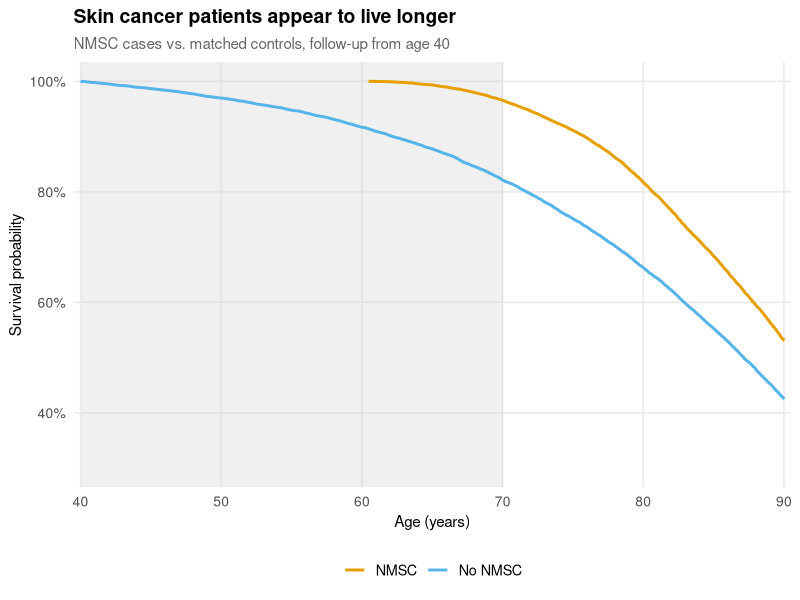
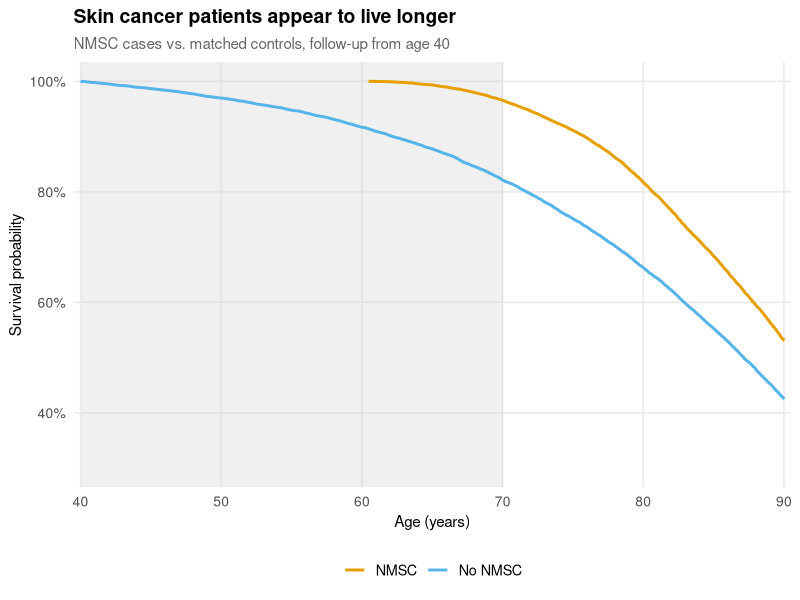
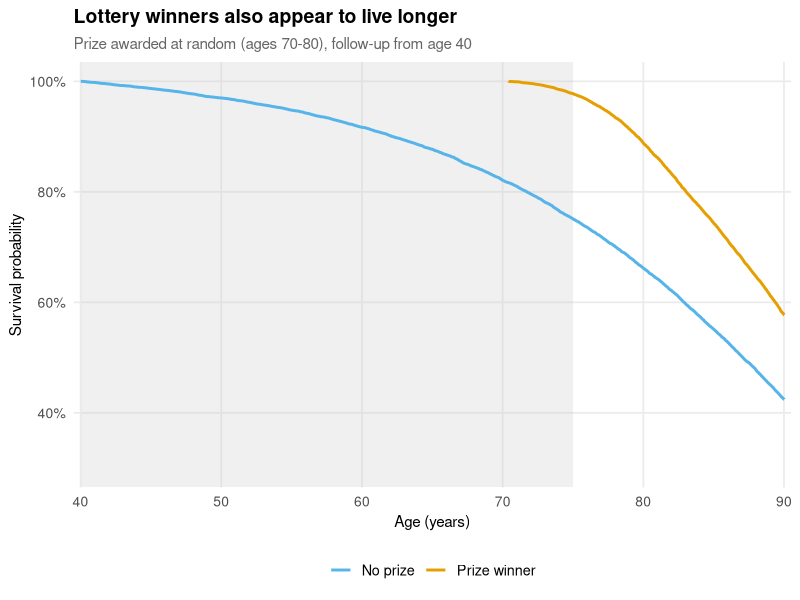
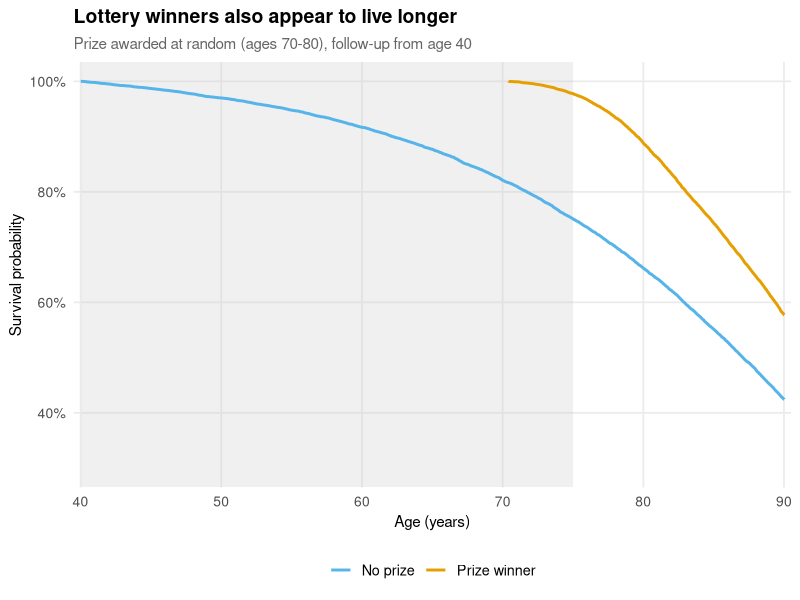
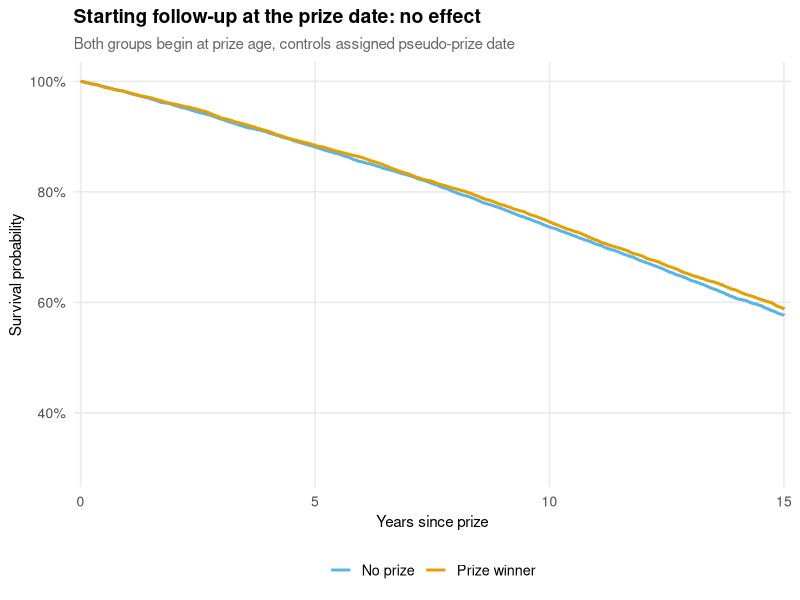
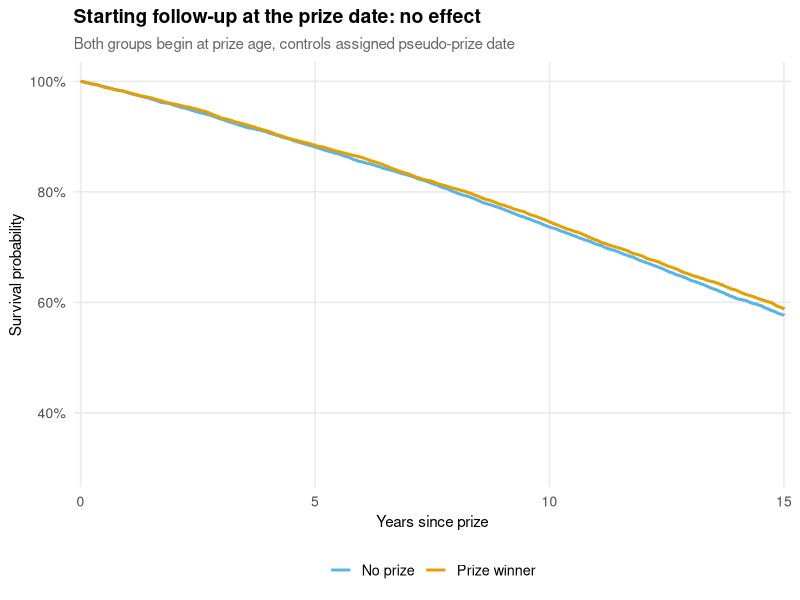

Recreate these plots in R, in order.
# =============================================================================
# Immortal Time Bias: Three Separate Figures
# Author: Ólafur B Davíðsson, PhD — Frameshift
# Date: 2026-03-26
#
# Reference: Brøndum-Jacobsen et al., Int J Epidemiol, 42(5):1486–1496, 2013
# DOI: 10.1093/ije/dyt168
# =============================================================================
#
# Produces three figures:
#   figures/fig1_nmsc.png       — NMSC study design, biased (ages 60–80)
#   figures/fig2_prize.png      — Prize analogy, biased (ages 70–80)
#   figures/fig3_correct.png    — Correct analysis from prize date
#
# Mortality: Gompertz model calibrated to Danish adult life tables
#   h(t) = a * exp(b * t), t = years since age 40
#   a = 0.00195, b = 0.0685
#   → age 40: 0.002/yr, age 70: 0.015/yr, age 80: 0.030/yr
# =============================================================================

# --- Packages ----------------------------------------------------------------
library(ggplot2)
library(dplyr)
library(survival)
library(broom)

# --- Parameters --------------------------------------------------------------
set.seed(42)

n_pairs    <- 20000   # matched case-control pairs
max_age    <- 90      # administrative censoring age

gompertz_a <- 0.00195
gompertz_b <- 0.0685

# NMSC: typically diagnosed ages 60–80
nmsc_dx_min <- 60
nmsc_dx_max <- 80

# Prize: awarded ages 70–80 (shifted to maximise immortal time window)
prize_min   <- 70
prize_max   <- 80

# --- Shared colour palette (colorblind-friendly) ----------------------------
col_exposed   <- "#E69F00"   # orange — cases / prize winners
col_unexposed <- "#56B4E9"   # blue   — controls
col_immortal  <- "#CCCCCC"   # grey   — immortal time shading

# --- Helper: simulate age at death via Gompertz inverse CDF -----------------
sim_death_age <- function(n, a = gompertz_a, b = gompertz_b, entry_age = 40) {
  u <- runif(n)
  t <- (1 / b) * log(1 - (b / a) * log(1 - u))
  entry_age + pmax(t, 0)
}

# --- Shared ggplot theme -----------------------------------------------------
theme_fs <- function() {
  theme_minimal(base_size = 13) +
    theme(
      plot.title        = element_text(face = "bold", size = 14),
      plot.subtitle     = element_text(size = 11, color = "grey40"),
      plot.caption      = element_text(size = 9,  color = "grey55", hjust = 0.5),
      panel.grid.minor  = element_blank(),
      axis.title        = element_text(size = 11),
      axis.text         = element_text(size = 10),
      plot.background   = element_rect(fill = "transparent", color = NA),
      panel.background  = element_rect(fill = "transparent", color = NA),
      legend.background = element_rect(fill = "transparent", color = NA),
      legend.key        = element_rect(fill = "transparent", color = NA)
    )
}

# =============================================================================
# Simulate cohort
# =============================================================================

death_age_case    <- sim_death_age(n_pairs)
death_age_control <- sim_death_age(n_pairs)

obs_age_case    <- pmin(death_age_case,    max_age)
obs_age_control <- pmin(death_age_control, max_age)

event_case    <- as.integer(death_age_case    <= max_age)
event_control <- as.integer(death_age_control <= max_age)

# NMSC diagnosis age: uniform [60, 80]
nmsc_dx_age <- runif(n_pairs, nmsc_dx_min, nmsc_dx_max)
got_nmsc    <- as.integer(nmsc_dx_age <= obs_age_case)

# Prize age: uniform [70, 80]
prize_age   <- runif(n_pairs, prize_min, prize_max)
got_prize   <- as.integer(prize_age <= obs_age_case)

cat(sprintf("Cohort: %s matched pairs\n", format(n_pairs, big.mark = ",")))
cat(sprintf("NMSC diagnoses received: %s (%.1f%%)\n",
            sum(got_nmsc), 100 * mean(got_nmsc)))
cat(sprintf("Prizes received:         %s (%.1f%%)\n\n",
            sum(got_prize), 100 * mean(got_prize)))

# =============================================================================
# Figure 1: NMSC study design (biased)
# =============================================================================

nmsc_cases <- data.frame(
  time  = obs_age_case[got_nmsc == 1] - 40,
  event = event_case[got_nmsc == 1],
  group = "NMSC"
)
nmsc_controls <- data.frame(
  time  = obs_age_control[got_nmsc == 1] - 40,
  event = event_control[got_nmsc == 1],
  group = "No NMSC"
)
nmsc_data <- bind_rows(nmsc_cases, nmsc_controls) |>
  mutate(group = factor(group, levels = c("No NMSC", "NMSC")))

nmsc_fit <- survfit(Surv(time, event) ~ group, data = nmsc_data)
nmsc_cox <- coxph(Surv(time, event) ~ group, data = nmsc_data)
nmsc_hr  <- exp(coef(nmsc_cox))
nmsc_lo  <- exp(confint(nmsc_cox))[1]
nmsc_hi  <- exp(confint(nmsc_cox))[2]

cat(sprintf("=== Figure 1: NMSC (biased) ===\n"))
cat(sprintf("  HR = %.3f  [95%% CI: %.3f–%.3f]  (paper: 0.52)\n\n",
            nmsc_hr, nmsc_lo, nmsc_hi))

nmsc_km        <- tidy(nmsc_fit)
immortal_nmsc  <- mean(c(nmsc_dx_min, nmsc_dx_max)) - 40  # ~30 yrs

p1 <- ggplot(nmsc_km, aes(x = time, y = estimate, color = strata)) +
  annotate("rect",
           xmin = 0, xmax = immortal_nmsc,
           ymin = -Inf, ymax = Inf,
           fill = col_immortal, alpha = 0.30) +
  geom_step(linewidth = 1.0) +
  scale_color_manual(
    values = c("group=No NMSC" = col_unexposed, "group=NMSC" = col_exposed),
    labels = c("group=No NMSC" = "No NMSC", "group=NMSC" = "NMSC"),
    name   = NULL
  ) +
  scale_x_continuous(limits = c(0, 50),
                     breaks = seq(0, 50, 10),
                     labels = function(x) x + 40,
                     expand = c(0.01, 0)) +
  scale_y_continuous(limits = c(0.30, 1.0),
                     labels = scales::percent_format(accuracy = 1)) +
  labs(
    title    = "Skin cancer patients appear to live longer",
    subtitle = "NMSC cases vs. matched controls, follow-up from age 40",
    x        = "Age (years)",
    y        = "Survival probability",
    caption  = NULL
  ) +
  theme_fs() +
  theme(legend.position = "bottom",
        legend.key = element_blank())

dir.create("figures", showWarnings = FALSE)
ggsave("figures/fig1_nmsc.png", p1, width = 8, height = 5, dpi = 300, bg = "transparent")
ggsave("figures/fig1_nmsc.pdf", p1, width = 8, height = 5, bg = "white")
cat("Saved figures/fig1_nmsc.png + .pdf\n\n")

# =============================================================================
# Figure 2: Prize analogy (biased)
# =============================================================================

prize_cases <- data.frame(
  time  = obs_age_case[got_prize == 1] - 40,
  event = event_case[got_prize == 1],
  group = "Prize winner"
)
prize_controls <- data.frame(
  time  = obs_age_control[got_prize == 1] - 40,
  event = event_control[got_prize == 1],
  group = "No prize"
)
prize_data <- bind_rows(prize_cases, prize_controls) |>
  mutate(group = factor(group, levels = c("No prize", "Prize winner")))

prize_fit <- survfit(Surv(time, event) ~ group, data = prize_data)
prize_cox <- coxph(Surv(time, event) ~ group, data = prize_data)
prize_hr  <- exp(coef(prize_cox))
prize_lo  <- exp(confint(prize_cox))[1]
prize_hi  <- exp(confint(prize_cox))[2]

cat(sprintf("=== Figure 2: Prize (biased) ===\n"))
cat(sprintf("  HR = %.3f  [95%% CI: %.3f–%.3f]  (no biology)\n\n",
            prize_hr, prize_lo, prize_hi))

prize_km       <- tidy(prize_fit)
immortal_prize <- mean(c(prize_min, prize_max)) - 40  # ~35 yrs

p2 <- ggplot(prize_km, aes(x = time, y = estimate, color = strata)) +
  annotate("rect",
           xmin = 0, xmax = immortal_prize,
           ymin = -Inf, ymax = Inf,
           fill = col_immortal, alpha = 0.30) +
  geom_step(linewidth = 1.0) +
  scale_color_manual(
    values = c("group=No prize" = col_unexposed, "group=Prize winner" = col_exposed),
    labels = c("group=No prize" = "No prize", "group=Prize winner" = "Prize winner"),
    name   = NULL
  ) +
  scale_x_continuous(limits = c(0, 50),
                     breaks = seq(0, 50, 10),
                     labels = function(x) x + 40,
                     expand = c(0.01, 0)) +
  scale_y_continuous(limits = c(0.30, 1.0),
                     labels = scales::percent_format(accuracy = 1)) +
  labs(
    title    = "Lottery winners also appear to live longer",
    subtitle = "Prize awarded at random (ages 70-80), follow-up from age 40",
    x        = "Age (years)",
    y        = "Survival probability",
    caption  = NULL
  ) +
  theme_fs() +
  theme(legend.position = "bottom",
        legend.key = element_blank())

ggsave("figures/fig2_prize.png", p2, width = 8, height = 5, dpi = 300, bg = "transparent")
ggsave("figures/fig2_prize.pdf", p2, width = 8, height = 5, bg = "white")
cat("Saved figures/fig2_prize.png + .pdf\n\n")

# =============================================================================
# Figure 3: Correct analysis — follow-up from prize date
# =============================================================================

idx <- which(got_prize == 1)

# Cases: follow-up from prize age
correct_cases <- data.frame(
  pair  = idx,
  time  = obs_age_case[idx] - prize_age[idx],
  event = event_case[idx],
  group = "Prize winner"
)

# Controls: pseudo-prize at the same age as their matched case
# Exclude controls who died before their pseudo-prize date
alive_at_pseudo <- death_age_control[idx] > prize_age[idx]

correct_controls <- data.frame(
  pair  = idx[alive_at_pseudo],
  time  = obs_age_control[idx[alive_at_pseudo]] - prize_age[idx[alive_at_pseudo]],
  event = event_control[idx[alive_at_pseudo]],
  group = "No prize"
)
correct_cases <- correct_cases[alive_at_pseudo, ]

correct_data <- bind_rows(correct_cases, correct_controls) |>
  mutate(group = factor(group, levels = c("No prize", "Prize winner")))

correct_fit <- survfit(Surv(time, event) ~ group, data = correct_data)
correct_cox <- coxph(Surv(time, event) ~ group, data = correct_data)
correct_hr  <- exp(coef(correct_cox))
correct_lo  <- exp(confint(correct_cox))[1]
correct_hi  <- exp(confint(correct_cox))[2]
correct_p   <- summary(correct_cox)$coefficients[, "Pr(>|z|)"]

cat(sprintf("=== Figure 3: Correct analysis ===\n"))
cat(sprintf("  HR = %.3f  [95%% CI: %.3f–%.3f]  p = %.3f\n\n",
            correct_hr, correct_lo, correct_hi, correct_p))

correct_km  <- tidy(correct_fit)
max_follow  <- max_age - mean(c(prize_min, prize_max))  # ~15 yrs

p3 <- ggplot(correct_km, aes(x = time, y = estimate, color = strata)) +
  geom_step(linewidth = 1.0) +
  scale_color_manual(
    values = c("group=No prize" = col_unexposed, "group=Prize winner" = col_exposed),
    labels = c("group=No prize" = "No prize", "group=Prize winner" = "Prize winner"),
    name   = NULL
  ) +
  scale_x_continuous(limits = c(0, max_follow),
                     breaks = seq(0, max_follow, 5),
                     expand = c(0.01, 0)) +
  scale_y_continuous(limits = c(0.30, 1.0),
                     labels = scales::percent_format(accuracy = 1)) +
  labs(
    title    = "Starting follow-up at the prize date: no effect",
    subtitle = "Both groups begin at prize age, controls assigned pseudo-prize date",
    x        = "Years since prize",
    y        = "Survival probability",
    caption  = NULL
  ) +
  theme_fs() +
  theme(legend.position = "bottom",
        legend.key = element_blank())

ggsave("figures/fig3_correct.png", p3, width = 8, height = 5, dpi = 300, bg = "transparent")
ggsave("figures/fig3_correct.pdf", p3, width = 8, height = 5, bg = "white")
cat("Saved figures/fig3_correct.png + .pdf\n\n")

# =============================================================================
# Summary
# =============================================================================
cat("=== Summary ===\n")
cat(sprintf("  NMSC study (biased):      HR = %.3f  [paper: 0.52]\n", nmsc_hr))
cat(sprintf("  Prize analogy (biased):   HR = %.3f  [no biology]\n",  prize_hr))
cat(sprintf("  Correct analysis:         HR = %.3f  [true = 1.0]\n",  correct_hr))
